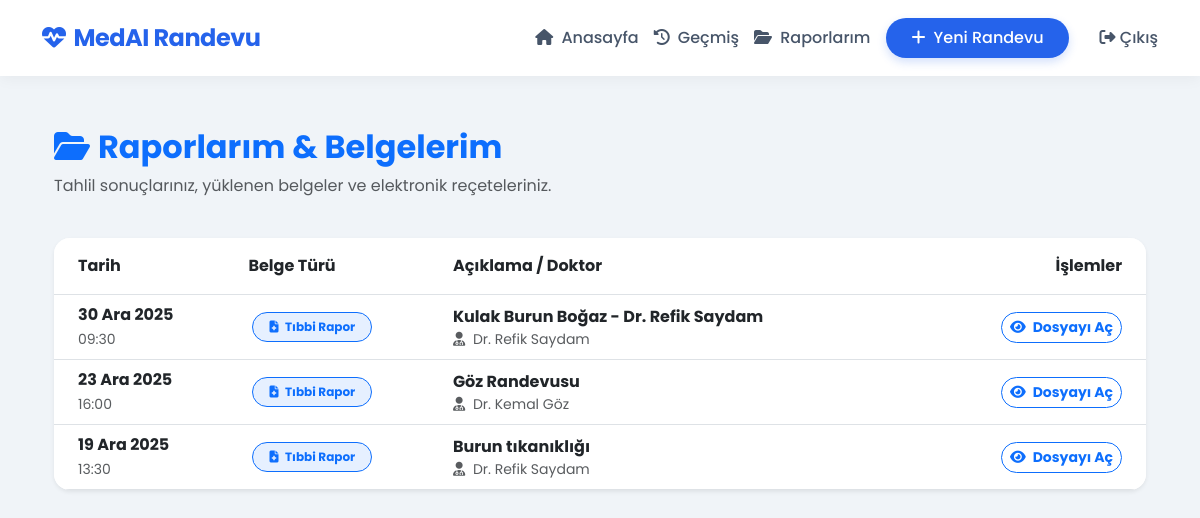
The page /raporlarim/ (signed in) on the database its author committed.
### appointments/models.py (models this page shows, shortened)
class Appointment(models.Model):
    user=models.ForeignKey(User,on_delete=models.CASCADE)
    title=models.CharField(verbose_name="Başlık",max_length=100)
    description=models.TextField(verbose_name="Açıklama")
    date=models.DateTimeField(verbose_name="Randevu Tarihi")
    status=models.ForeignKey(Status,on_delete=models.SET_NULL,null=True,verbose_name="Durum")
    doctor=models.ForeignKey(Doctor,on_delete=models.SET_NULL,null=True,blank=True,verbose_name="Doktor")
    document = models.FileField(upload_to='documents/', blank=True, null=True, verbose_name="Rapor/Dosya")

class Doctor(models.Model):
    user = models.OneToOneField(User, on_delete=models.CASCADE, null=True, blank=True)
    name=models.CharField(max_length=50)
    speciality=models.CharField(max_length=30)

### appointments/views.py (the view)
# urls.py: path('raporlarim/', views.my_reports, name='my_reports'),
@login_required
def my_reports(request):
    reports = Appointment.objects.filter(
        user=request.user
    ).filter(
        Q(document__gt='') | Q(prescription__isnull=False)
    ).order_by('-date')
    return render(request, 'appointments/my_reports.html', {'reports': reports})

### appointments/templates/appointments/my_reports.html (shortened to what this page needs)
{% extends 'base.html' %}
{% block content %}
<div class="container py-5">
    <div class="row mb-4 align-items-center">
        <div class="col">
            <h2 class="fw-bold text-primary">
                <i class="fa-solid fa-folder-open me-2"></i>Raporlarım & Belgelerim
            </h2>
            <p class="text-muted">Tahlil sonuçlarınız, yüklenen belgeler ve elektronik reçeteleriniz.</p>
        </div>
    </div>
    <div class="card border-0 shadow-sm rounded-4 overflow-hidden">
        <div class="card-body p-0">
            {% if reports %}
            <div class="table-responsive">
                <table class="table table-hover align-middle mb-0">
                    <thead class="bg-light">
                        <tr>
                            <th class="ps-4 py-3">Tarih</th>
                            <th class="py-3">Belge Türü</th>
                            <th class="py-3">Açıklama / Doktor</th>
                            <th class="text-end pe-4 py-3">İşlemler</th>
                        </tr>
                    </thead>
                    <tbody>
                        {% for item in reports %}
                        <tr>
                            <td class="ps-4">
                                <div class="fw-bold text-dark">{{ item.date|date:"d M Y" }}</div>
                                <small class="text-muted">{{ item.date|date:"H:i" }}</small>
                            </td>
                            <td>
                                {% if item.document %}
                                    <span class="badge bg-primary bg-opacity-10 text-primary border border-primary px-3 py-2 rounded-pill ms-1">
                                        <i class="fa-solid fa-file-medical me-1"></i> Tıbbi Rapor
                                    </span>
                                {% endif %}
                            </td>
                            <td>
                                <div class="fw-bold text-dark">{{ item.title }}</div>
                                <div class="text-muted small">
                                    <i class="fa-solid fa-user-doctor me-1"></i> {{ item.doctor.name }}
                                </div>
                            </td>
                            <td class="text-end pe-4">
                                <div class="d-flex justify-content-end gap-2">
                                    {% if item.document %}
                                    <a href="{{ item.document.url }}" target="_blank" class="btn btn-sm btn-outline-primary rounded-pill fw-bold">
                                        <i class="fa-solid fa-eye me-1"></i> Dosyayı Aç
                                    </a>
                                    {% endif %}
                                </div>
                            </td>
                        </tr>
                        {% endfor %}
                    </tbody>
                </table>
            </div>
            {% endif %}
        </div>
    </div>
</div>
{% endblock %}

### templates/base.html (style rules this page uses)
:root { --primary-color: #2563eb; --secondary-color: #64748b; --bg-color: #f0f4f8; --card-shadow: 0 4px 6px -1px rgba(0, 0, 0, 0.1), 0 2px 4px -1px rgba(0, 0, 0, 0.06); }
body { font-family: 'Poppins', sans-serif; background-color: var(--bg-color); color: #1e293b; margin-top: 80px; }
.card { border: none; border-radius: 16px; box-shadow: var(--card-shadow); background: white; transition: transform 0.2s; }

### rows shown on the page
Appointment: date "30 Ara 2025", date "09:30", shows "Tıbbi Rapor", title "Kulak Burun Boğaz - Dr. Refik Saydam", doctor.name "Dr. Refik Saydam"
Appointment: date "23 Ara 2025", date "16:00", shows "Tıbbi Rapor", title "Göz Randevusu", doctor.name "Dr. Kemal Göz"
Appointment: date "19 Ara 2025", date "13:30", shows "Tıbbi Rapor", title "Burun tıkanıklığı", doctor.name "Dr. Refik Saydam"
